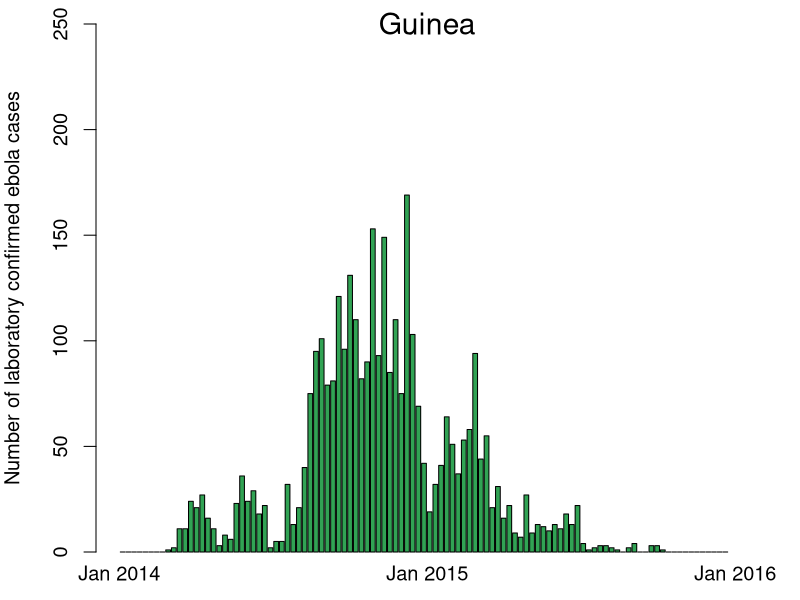
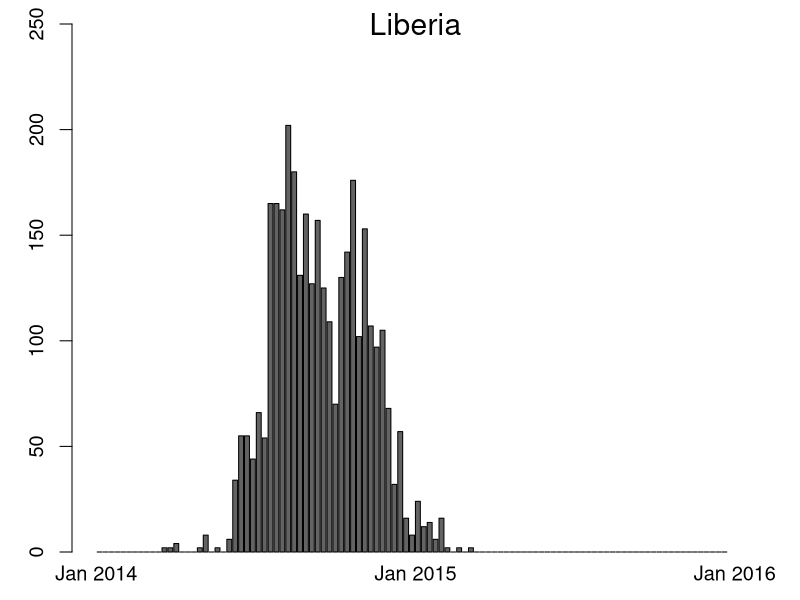
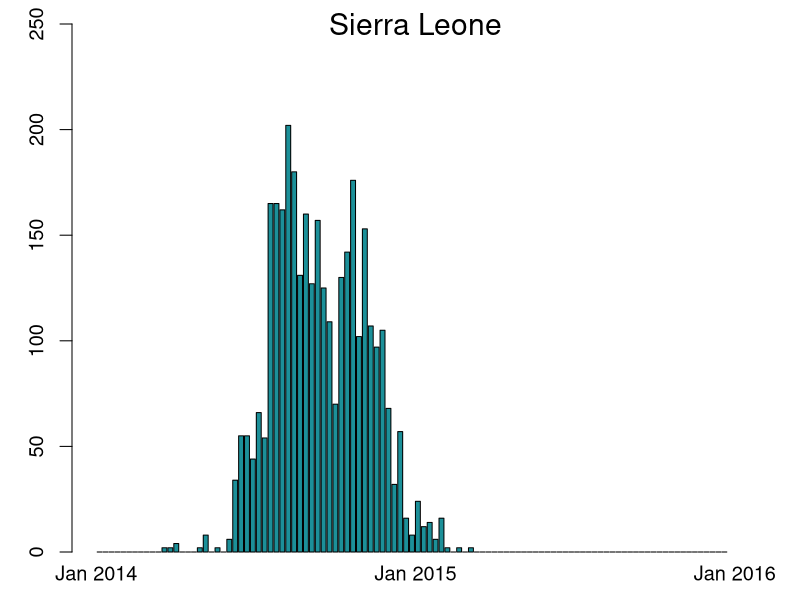

Here is the R script that generated these plots, in order:
#########################################################################################################################
# The R-code below plots the number of confirmed cases with ebola infection by week 
# The raw data can be obtained via http://apps.who.int/gho/data/node.ebola-sitrep.ebola-country?lang=en
#########################################################################################################################

gui<-read.csv(file="data/guinea2.csv")
lib<-read.csv(file="data/liberia2.csv")
sil<-read.csv(file="data/sierra-leone2.csv")

par(xpd=TRUE,cex=1.2,mar=c(2,4,1,2))
barplot(gui$sum,col="#31a354",ylim=c(0,250),ylab="Number of laboratory confirmed ebola cases")
text(65,250,"Guinea",cex=1.5)
text(0,-10,"Jan 2014")
text(65,-10,"Jan 2015")
text(130,-10,"Jan 2016")

par(xpd=TRUE,cex=1.2,mar=c(2,3,1,2))
barplot(lib$sum,col="#636363",ylim=c(0,250),ylab="Number of laboratory confirmed ebola cases")
text(65,250,"Liberia",cex=1.5)
text(0,-10,"Jan 2014")
text(65,-10,"Jan 2015")
text(130,-10,"Jan 2016")

par(xpd=TRUE,cex=1.2,mar=c(2,3,1,2))
barplot(lib$sum,col="#1c9099",ylim=c(0,250),ylab="Number of laboratory confirmed ebola cases")
text(65,250,"Sierra Leone",cex=1.5)
text(0,-10,"Jan 2014")
text(65,-10,"Jan 2015")
text(130,-10,"Jan 2016")
